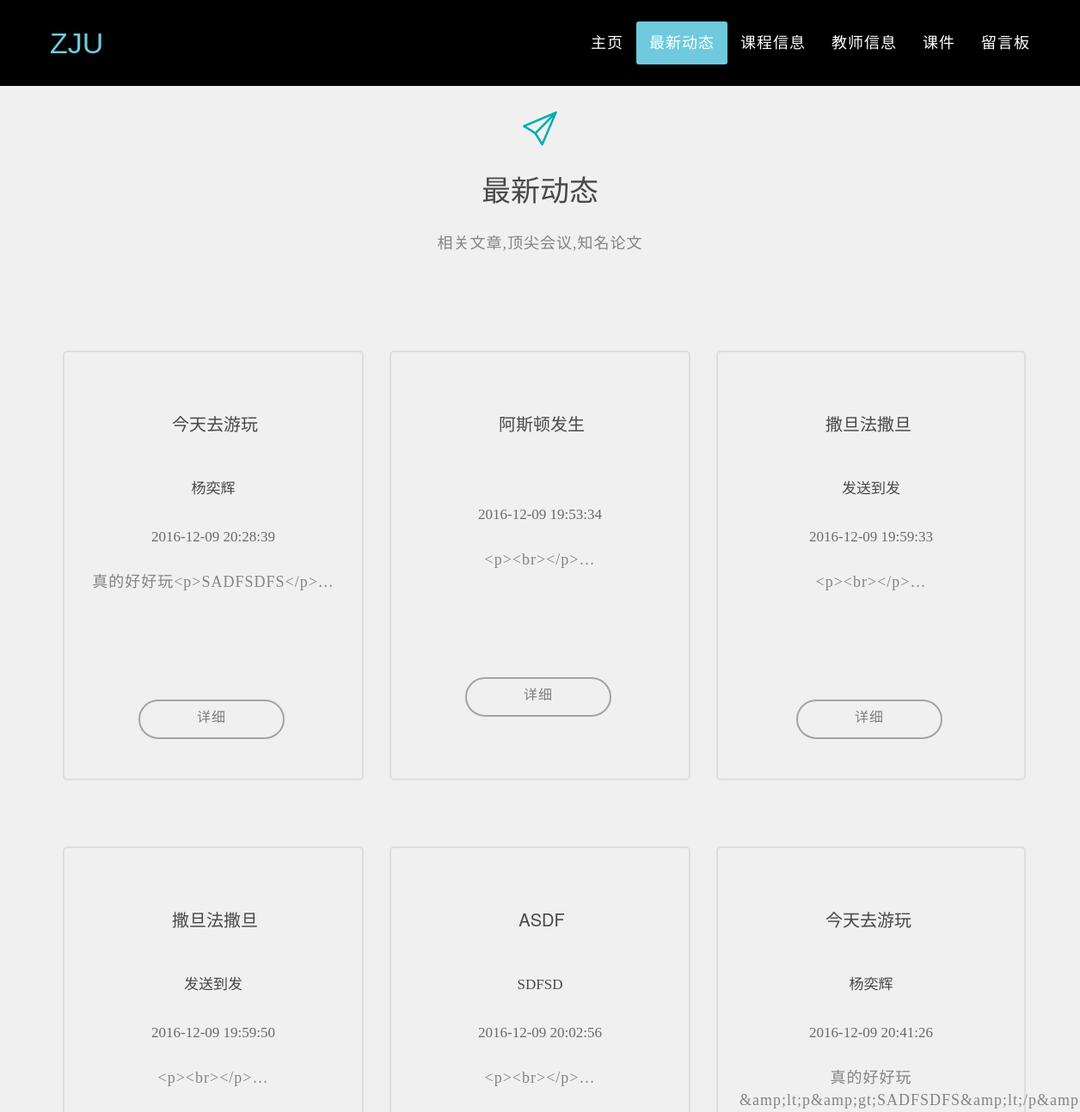
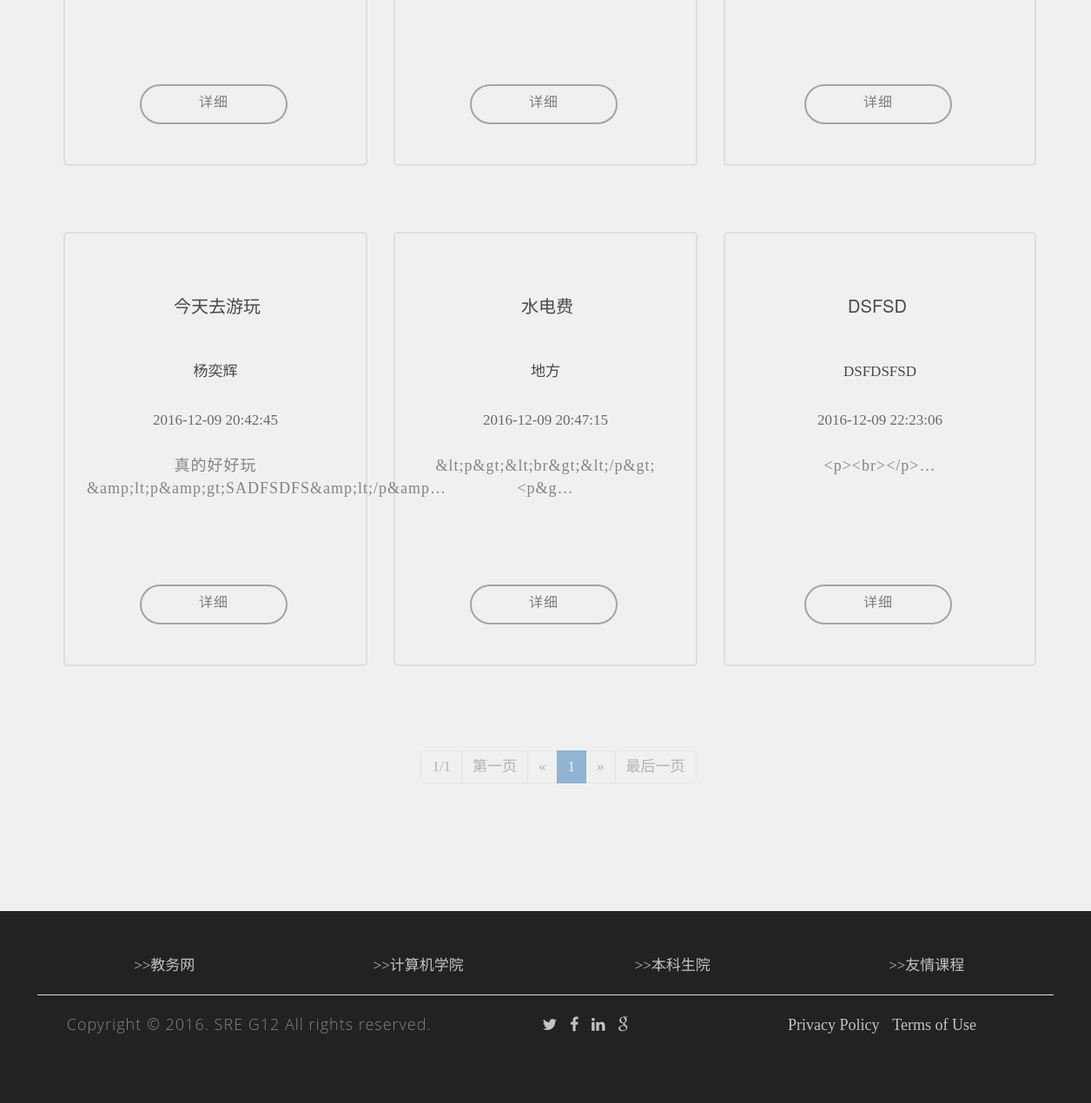
The app's page /Guest/NewList.php with its own data (2 pictures, top to bottom).
### tables this page shows
CREATE TABLE `article` (
  `art_id` bigint(20) NOT NULL AUTO_INCREMENT,
  `title` varchar(30) NOT NULL,
  `content` text NOT NULL,
  `time` datetime NOT NULL,
  `teacher_id` varchar(20) NOT NULL,
  `author` varchar(20) NOT NULL,
  `authority` varchar(1) NOT NULL,
  PRIMARY KEY (`art_id`),
  UNIQUE KEY `art_id` (`art_id`) USING BTREE,
  KEY `teacher_id` (`teacher_id`) USING BTREE
);

### Guest/backend/Articles/GetArticleList.php (the view, shortened to what this page needs)
<?php
global $conn;
$Page_size=9;
$result=mysqli_query($conn,'select * from article');
$count = mysqli_num_rows($result);
$page_count = ceil($count/$Page_size);
$init=1;
$max_p=$page_count;
$pages=$page_count;
if(empty($_GET['page'])||$_GET['page']<0){
    $page=1;
}
else{
    $page=$_GET['page'];
}
$offset=$Page_size*($page-1);
$sql="select * from article limit $offset,$Page_size";
$result=mysqli_query($conn,$sql);
$col = 1;
while ($row=mysqli_fetch_array($result)) {
    if($col % 3 == 0)
    {
        ?>
        <div class="row">
        <?php
    }
?>
        <div class="col-md-4 text-center">
            <div class="services">
                <h5 style=""><?php echo $row['title']?></h5>
                <h6 style="font-family:'Microsoft YaHei'"><?php echo $row['author']?></h6>
                <?php echo $row['time']?>
                <br></br>
                <p style="font-family:'Microsoft YaHei'">
                <?php
                    $content = $row['content'];
                    echo mb_substr($content,0,60,'utf-8');
                ?>…
                </p>
                <div class="cd-see-all"><a href="NewPassage.php?art_id=<?php echo $row['art_id']?>" target="_blank" class="btn btn-1" >详细</a></div>
           </div>
        </div>
<?php
    if($col % 3 == 0)
    {
        ?>
        </div>
        <?php
    }
    $col++;
};
?>
<?php
$key='<div class="container"
align="center"><div class="pagination" >';
$key.="<li class='disabled'style='background-color: black'><span>$page/$pages</span></li> ";
if($page!=1){
    $key.="<li><a href=\"".$_SERVER['PHP_SELF']."?page=1\">第一页</a></li> ";
    $key.="<li><a href=\"".$_SERVER['PHP_SELF']."?page=".($page-1)."\">&laquo;</a></li>";
}
else {
    $key.="<li class='disabled'><span>第一页</span></li> ";
    $key.="<li class='disabled'><span>&laquo;</span></li>";
}
for($i=$init;$i<=$max_p;$i++){
    if($i==$page){
        $key.=' <li class="active"><span>'.$i.'</span></li>';
    }
    else {
        $key.=" <li><a href=\"".$_SERVER['PHP_SELF']."?page=".$i."\">".$i."</a></li>";
    }
}
if($page!=$pages){
    $key.=" <li><a href=\"".$_SERVER['PHP_SELF']."?page=".($page+1)."\">&raquo</a></li> ";
    $key.="<li><a href=\"".$_SERVER['PHP_SELF']."?page={$pages}\">最后一页</a></li>";
}
else {
    $key.="<li class='disabled'><span>&raquo;</span></li> ";
    $key.="<li class='disabled'><span>最后一页</span></li>";
}
$key.='</div></div>';
?>
<?php echo $key?>

### Guest/NewList.php (shortened to what this page needs)
<!DOCTYPE html>
<html>
<head>
    <link href="css/bootstrap.min.css" rel="stylesheet">
	<link rel="stylesheet" href="css/reset.css">
    <link rel="stylesheet" href="css/style.css">
	<link rel="stylesheet" href="css/animated-logo.min.css">
	<link rel="stylesheet" href="css/our-team.css">
	<link rel="stylesheet" href="css/simple-line-icons.css">
	<link rel="stylesheet" href="css/style2.css">
    <link href="font-awesome/css/font-awesome.min.css" rel="stylesheet" type="text/css">
</head>
<body>
    <nav class="navbar navbar-default navbar-fixed-top">
        <div class="container">
            <div class="navbar-header page-scroll">
                <a class="navbar-brand page-scroll" href="#page-top">ZJU</a>
            </div>
            <div class="collapse navbar-collapse" id="bs-example-navbar-collapse-1">
                <ul class="nav navbar-nav navbar-right">
					<li>
                        <a class="page-scroll" href="index.php">主页</a>
                    </li>
					<li>
						<a class="page-scroll" href="#fh5co-services-section">最新动态</a>
					</li>
					<li>
                        <a class="page-scroll" href="Classes.php">课程信息</a>
                    </li>
					<li>
						<a class="page-scroll" href="TeacherList.php">教师信息</a>
					</li>
					<li>
						<a class="page-scroll" href="Resource.php">课件</a>
					</li>
					<li>
						<a class="page-scroll" href="MessageBoard.php">留言板</a>
					</li>
                </ul>
            </div>
        </div>
    </nav>
	<div id="page-content" class="index-page">
		<div id="fh5co-services-section">
			<div class="container">
				<div class="row ">
					<div class="col-md-6 col-md-offset-3 text-center fh5co-heading">
						<i class="sl-icon-paper-plane"></i>
						<h2 >最新动态</h2>
						<p style="font-family:'Microsoft YaHei'"> 相关文章,顶尖会议,知名论文</a></p>
					</div>
				</div>
				<?php
				include 'backend/Articles/GetArticleList.php';
				?>
			</div>
		</div>
	</div>
		<?php
			include "footer.php"
		?>
</body>
</html>

### Guest/footer.php
<footer>
	<div class="wrap-footer">
		<div class="container">
			<div class="row">
				<div class="col-md-12 col-footer footer-3">
					<div class="row">
						<div class="col-md-3 text-center">
							<a href="http://jwbinfosys.zju.edu.cn/default2.aspx" target="_blank">>>教务网</a>
						</div>
						<div class="col-md-3 text-center">
							<a href="http://www.cs.zju.edu.cn/" target="_blank">>>计算机学院</a>
						</div>
						<div class="col-md-3 text-center">
							<a href="http://jwb.zju.edu.cn/" target="_blank">>>本科生院</a>
						</div>
						<div class="col-md-3 text-center">
							<a href="http://10.214.0.253/network/" target="_blank">>>友情课程</a>
						</div>
					</div>
					<div class="row"><div class="line_1"></div></div>
					<div class="row">
						<div class="col-md-5 text-center">
							<p>Copyright &copy; 2016. SRE G12 All rights reserved.</p>
						</div>
						<div class="col-md-3 text-center">
							<ul class="list-inline">
								<li><a href="https://twitter.com/" target="_blank"><i class="fa fa-twitter"></i></a>
								</li>
								<li><a href="https://www.facebook.com/"  target="_blank"><i class="fa fa-facebook"></i></a>
								</li>
								<li><a href="https://www.linkedin.com/hp/"  target="_blank"><i class="fa fa-linkedin"></i></a>
								</li>
								<li><a href="https://www.google.com/search?q=%E8%BF%99%E6%98%AF%E5%BD%A9%E8%9B%8B%E5%90%97%EF%BC%9F&oq=%E8%BF%99%E6%98%AF%E5%BD%A9%E8%9B%8B%E5%90%97%EF%BC%9F&gs_l=serp.3...16289.20836.0.21065.27.15.0.0.0.0.671.1531.3-1j0j2.3.0....0...1c.1.64.serp..24.2.857.0..0j30i10k1.agE24Udo9pQ" target="_blank"><i class="fa fa-google"></i></a>
								</li>
							</ul>
						</div>
						<div class="col-md-4 text-center">
							<ul class="list-inline">
								<li><a href="https://github.com/Software-Basic-ZJU/Teacher-Assistance-System/blob/master/README.md" target="_blank">Privacy Policy</a>
								</li>
								<li><a href="https://github.com/Software-Basic-ZJU/Teacher-Assistance-System" target="_blank">Terms of Use</a>
								</li>
							</ul>
						</div>
					</div>
				</div>
			</div>
		</div>
	</div>
</footer>

### Guest/css/style.css (style rules this page uses)
html, body { width:100%; padding:0; margin:0; }
body { color: #333333;font-size: 16px; font-family: "Roboto Slab","Helvetica Neue",Helvetica,Arial,sans-serif; }
html, body, div, ul, ol, li, dl, dt, dd, h1, h2, h3, h4, h5, h6, pre, form, dfn, del, p { font-family:Microsoft YaHei; }
blockquote, fieldset, input, textarea, select, article, aside, details, figcaption, figure, footer, header, nav, section, button, canvas, video { margin: 0; padding: 0; }
h1, h2, h3, h4, h5, h6, pre, code, address, caption, cite, code, th, dfn, del { font-weight: normal; font-style: normal; }
ul, ol { list-style: none; }
article, aside, details, figcaption, figure, footer, header, nav, section, .clearfix { display: block; }
.cd-see-all .btn-1 { color: #7d7d7d; border-color:#a4a4a4; padding-bottom: 10px; font-family:Microsoft YaHei; }
em, i { font-style: italic; }
html { height: 100%; background: #ffffff; font-family: "Mircosoft YaHei"; }
body { height: 100%; font: 17px/26px "Mircosoft YaHei", Helvetica, Arial, sans-serif; color: #6a6a6a; -webkit-font-smoothing: antialiased; -webkit-backface-visibility: hidden; }
a { color: #26a6d1; cursor: pointer; -moz-transition: color 0.15s linear; -o-transition: color 0.15s linear; -webkit-transition: color 0.15s linear; transition: color 0.15s linear; }
.disabled { color: #999999 !important; border-color: #999999 !important; cursor: default !important; }
h1, h2, h3, h4, h5, h6 { color: #324d5b; }
h1, h2, h3 { font-size: 30px; line-height: 40px; margin: 0 0 22px; }
html { -webkit-text-size-adjust: none; }
a { color: #79b6e4;text-decoration: none; }
h2 { font-size: 45px; }
h5 { font-size: 20px; }
h1, h2, h3, h4, h5, h6 { text-transform: uppercase; font-family: Montserrat,"Helvetica Neue",Helvetica,Arial,sans-serif; font-weight: 700; }
p { letter-spacing:1px;font-size: 16px; }
.navbar-default { border-color: transparent;background-color: #222; }
.navbar-default .navbar-brand { font-family: Helvetica,Arial,cursive;color: #6ECADC; }
.navbar-default .navbar-collapse { border-color: rgba(255,255,255,.02); }
.navbar-default .nav li a { text-transform: uppercase;font-family: Helvetica,Arial,sans-serif;font-weight: 400;letter-spacing: 1px;color: #fff; }
.navbar-default .navbar-nav>.active>a { border-radius: 0;color: #fff;background-color: #6ECADC; }
@media (min-width:768px) { .navbar-default { padding: 25px 0; border: 0; background-color: black; -webkit-transition: padding .3s; -moz-transition: padding .3s; transition: padding .3s; } }
@media (min-width:768px) { .navbar-default .navbar-brand { font-size: 2em; -webkit-transition: all .3s; -moz-transition: all .3s; transition: all .3s; } }
@media (min-width:768px) { .navbar-default .navbar-nav>.active>a { border-radius: 3px; } }
#page-content.index-page { background: #F0F0F0; }
footer { color: #fff; }
footer p { margin-bottom: 20px;display:block; }
footer a { color: #6ECADC; }
footer .wrap-footer { padding-top: 50px;background-color: #222; }
footer .col-footer { margin-bottom: 50px; }
.btn { border-radius: 2px; position: relative; display: inline-block; outline: none; color: #fff; text-decoration: none; text-transform: uppercase; letter-spacing: 1px; font-weight: 400; text-shadow: 0 0 1px rgba(255,255,255,0.3); font-size: 14px; }
.btn-1 { color: #fff;background-color: transparent;border: 2px solid #fff;margin:0 15px 20px 0;min-width: 170px;line-height: 26px; }

### Guest/css/our-team.css (style rules this page uses)
.cd-see-all { margin: 30px 0; height: 50px; text-align: center; text-transform: uppercase; }

### records on screen
article: title "今天去游玩", author "杨奕辉", time "2016-12-09 20:28:39", content "真的好好玩<p>SADFSDFS</p>"
article: title "阿斯顿发生", time "2016-12-09 19:53:34", content "<p><br></p>"
article: title "撒旦法撒旦", author "发送到发", time "2016-12-09 19:59:33", content "<p><br></p>"
article: title "撒旦法撒旦", author "发送到发", time "2016-12-09 19:59:50", content "<p><br></p>"
article: title "ASDF", author "SDFSD", time "2016-12-09 20:02:56", content "<p><br></p>"
article: title "今天去游玩", author "杨奕辉", time "2016-12-09 20:41:26", content "真的好好玩&amp;lt;p&amp;gt;SADFSDFS&amp;lt;/p&amp"
article: title "今天去游玩", author "杨奕辉", time "2016-12-09 20:42:45", content "真的好好玩&amp;lt;p&amp;gt;SADFSDFS&amp;lt;/p&amp"
article: title "水电费", author "地方", time "2016-12-09 20:47:15", content "&lt;p&gt;&lt;br&gt;&lt;/p&gt;<p&g"
article: title "DSFSD", author "DSFDSFSD", time "2016-12-09 22:23:06", content "<p><br></p>"

### other values on screen
$page "1"
$pages "1"
